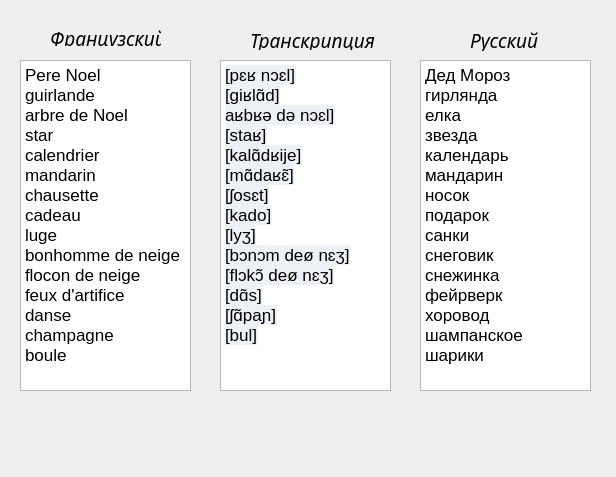
<?xml version="1.0" encoding="UTF-8"?>
<ui version="4.0">
 <class>dict2</class>
 <widget class="QWidget" name="dict2">
  <property name="geometry">
   <rect>
    <x>0</x>
    <y>0</y>
    <width>616</width>
    <height>477</height>
   </rect>
  </property>
  <property name="windowTitle">
   <string>Form</string>
  </property>
  <widget class="QTextBrowser" name="textBrowser">
   <property name="geometry">
    <rect>
     <x>20</x>
     <y>60</y>
     <width>171</width>
     <height>331</height>
    </rect>
   </property>
   <property name="html">
    <string>&lt;!DOCTYPE HTML PUBLIC &quot;-//W3C//DTD HTML 4.0//EN&quot; &quot;http://www.w3.org/TR/REC-html40/strict.dtd&quot;&gt;
&lt;html&gt;&lt;head&gt;&lt;meta name=&quot;qrichtext&quot; content=&quot;1&quot; /&gt;&lt;style type=&quot;text/css&quot;&gt;
p, li { white-space: pre-wrap; }
&lt;/style&gt;&lt;/head&gt;&lt;body style=&quot; font-family:'.SF NS Text'; font-size:13pt; font-weight:400; font-style:normal;&quot;&gt;
&lt;p style=&quot; margin-top:0px; margin-bottom:0px; margin-left:0px; margin-right:0px; -qt-block-indent:0; text-indent:0px;&quot;&gt;Pere Noel&lt;/p&gt;
&lt;p style=&quot; margin-top:0px; margin-bottom:0px; margin-left:0px; margin-right:0px; -qt-block-indent:0; text-indent:0px;&quot;&gt;guirlande&lt;/p&gt;
&lt;p style=&quot; margin-top:0px; margin-bottom:0px; margin-left:0px; margin-right:0px; -qt-block-indent:0; text-indent:0px;&quot;&gt;arbre de Noel&lt;/p&gt;
&lt;p style=&quot; margin-top:0px; margin-bottom:0px; margin-left:0px; margin-right:0px; -qt-block-indent:0; text-indent:0px;&quot;&gt;star&lt;/p&gt;
&lt;p style=&quot; margin-top:0px; margin-bottom:0px; margin-left:0px; margin-right:0px; -qt-block-indent:0; text-indent:0px;&quot;&gt;calendrier&lt;/p&gt;
&lt;p style=&quot; margin-top:0px; margin-bottom:0px; margin-left:0px; margin-right:0px; -qt-block-indent:0; text-indent:0px;&quot;&gt;mandarin&lt;/p&gt;
&lt;p style=&quot; margin-top:0px; margin-bottom:0px; margin-left:0px; margin-right:0px; -qt-block-indent:0; text-indent:0px;&quot;&gt;chausette&lt;/p&gt;
&lt;p style=&quot; margin-top:0px; margin-bottom:0px; margin-left:0px; margin-right:0px; -qt-block-indent:0; text-indent:0px;&quot;&gt;cadeau&lt;/p&gt;
&lt;p style=&quot; margin-top:0px; margin-bottom:0px; margin-left:0px; margin-right:0px; -qt-block-indent:0; text-indent:0px;&quot;&gt;luge&lt;/p&gt;
&lt;p style=&quot; margin-top:0px; margin-bottom:0px; margin-left:0px; margin-right:0px; -qt-block-indent:0; text-indent:0px;&quot;&gt;bonhomme de neige&lt;/p&gt;
&lt;p style=&quot; margin-top:0px; margin-bottom:0px; margin-left:0px; margin-right:0px; -qt-block-indent:0; text-indent:0px;&quot;&gt;flocon de neige&lt;/p&gt;
&lt;p style=&quot; margin-top:0px; margin-bottom:0px; margin-left:0px; margin-right:0px; -qt-block-indent:0; text-indent:0px;&quot;&gt;feux d'artifice&lt;/p&gt;
&lt;p style=&quot; margin-top:0px; margin-bottom:0px; margin-left:0px; margin-right:0px; -qt-block-indent:0; text-indent:0px;&quot;&gt;danse&lt;/p&gt;
&lt;p style=&quot; margin-top:0px; margin-bottom:0px; margin-left:0px; margin-right:0px; -qt-block-indent:0; text-indent:0px;&quot;&gt;champagne&lt;/p&gt;
&lt;p style=&quot; margin-top:0px; margin-bottom:0px; margin-left:0px; margin-right:0px; -qt-block-indent:0; text-indent:0px;&quot;&gt;boule&lt;/p&gt;&lt;/body&gt;&lt;/html&gt;</string>
   </property>
  </widget>
  <widget class="QTextBrowser" name="textBrowser_2">
   <property name="geometry">
    <rect>
     <x>220</x>
     <y>60</y>
     <width>171</width>
     <height>331</height>
    </rect>
   </property>
   <property name="html">
    <string>&lt;!DOCTYPE HTML PUBLIC &quot;-//W3C//DTD HTML 4.0//EN&quot; &quot;http://www.w3.org/TR/REC-html40/strict.dtd&quot;&gt;
&lt;html&gt;&lt;head&gt;&lt;meta name=&quot;qrichtext&quot; content=&quot;1&quot; /&gt;&lt;style type=&quot;text/css&quot;&gt;
p, li { white-space: pre-wrap; }
&lt;/style&gt;&lt;/head&gt;&lt;body style=&quot; font-family:'.SF NS Text'; font-size:13pt; font-weight:400; font-style:normal;&quot;&gt;
&lt;p style=&quot; margin-top:0px; margin-bottom:0px; margin-left:0px; margin-right:0px; -qt-block-indent:0; text-indent:0px;&quot;&gt;&lt;span style=&quot; font-family:'-apple-system,BlinkMacSystemFont,Roboto,Helvetica Neue,sans-serif'; color:#000000; background-color:#edf0f5;&quot;&gt;[pɛʁ nɔɛl]&lt;/span&gt;&lt;/p&gt;
&lt;p style=&quot; margin-top:0px; margin-bottom:0px; margin-left:0px; margin-right:0px; -qt-block-indent:0; text-indent:0px;&quot;&gt;&lt;span style=&quot; font-family:'-apple-system,BlinkMacSystemFont,Roboto,Helvetica Neue,sans-serif'; color:#000000; background-color:#edf0f5;&quot;&gt;[ɡiʁlɑ̃d]&lt;/span&gt;&lt;/p&gt;
&lt;p style=&quot; margin-top:0px; margin-bottom:0px; margin-left:0px; margin-right:0px; -qt-block-indent:0; text-indent:0px;&quot;&gt;&lt;span style=&quot; font-family:'-apple-system,BlinkMacSystemFont,Roboto,Helvetica Neue,sans-serif'; color:#000000; background-color:#edf0f5;&quot;&gt;aʁbʁə də nɔɛl]&lt;/span&gt;&lt;/p&gt;
&lt;p style=&quot; margin-top:0px; margin-bottom:0px; margin-left:0px; margin-right:0px; -qt-block-indent:0; text-indent:0px;&quot;&gt;&lt;span style=&quot; font-family:'-apple-system,BlinkMacSystemFont,Roboto,Helvetica Neue,sans-serif'; color:#000000; background-color:#edf0f5;&quot;&gt;[staʁ]&lt;/span&gt;&lt;/p&gt;
&lt;p style=&quot; margin-top:0px; margin-bottom:0px; margin-left:0px; margin-right:0px; -qt-block-indent:0; text-indent:0px;&quot;&gt;&lt;span style=&quot; font-family:'-apple-system,BlinkMacSystemFont,Roboto,Helvetica Neue,sans-serif'; color:#000000; background-color:#edf0f5;&quot;&gt;[kalɑ̃dʁije]&lt;/span&gt;&lt;/p&gt;
&lt;p style=&quot; margin-top:0px; margin-bottom:0px; margin-left:0px; margin-right:0px; -qt-block-indent:0; text-indent:0px;&quot;&gt;&lt;span style=&quot; font-family:'-apple-system,BlinkMacSystemFont,Roboto,Helvetica Neue,sans-serif'; color:#000000; background-color:#edf0f5;&quot;&gt;[mɑ̃daʁɛ̃]&lt;/span&gt;&lt;/p&gt;
&lt;p style=&quot; margin-top:0px; margin-bottom:0px; margin-left:0px; margin-right:0px; -qt-block-indent:0; text-indent:0px;&quot;&gt;&lt;span style=&quot; font-family:'-apple-system,BlinkMacSystemFont,Roboto,Helvetica Neue,sans-serif'; color:#000000; background-color:#edf0f5;&quot;&gt;[ʃosɛt]&lt;/span&gt;&lt;/p&gt;
&lt;p style=&quot; margin-top:0px; margin-bottom:0px; margin-left:0px; margin-right:0px; -qt-block-indent:0; text-indent:0px;&quot;&gt;&lt;span style=&quot; font-family:'-apple-system,BlinkMacSystemFont,Roboto,Helvetica Neue,sans-serif'; color:#000000; background-color:#edf0f5;&quot;&gt;[kado]&lt;/span&gt;&lt;/p&gt;
&lt;p style=&quot; margin-top:0px; margin-bottom:0px; margin-left:0px; margin-right:0px; -qt-block-indent:0; text-indent:0px;&quot;&gt;&lt;span style=&quot; font-family:'-apple-system,BlinkMacSystemFont,Roboto,Helvetica Neue,sans-serif'; color:#000000; background-color:#edf0f5;&quot;&gt;[lyʒ]&lt;/span&gt;&lt;/p&gt;
&lt;p style=&quot; margin-top:0px; margin-bottom:0px; margin-left:0px; margin-right:0px; -qt-block-indent:0; text-indent:0px;&quot;&gt;&lt;span style=&quot; font-family:'-apple-system,BlinkMacSystemFont,Roboto,Helvetica Neue,sans-serif'; color:#000000; background-color:#edf0f5;&quot;&gt;[bɔnɔm deø nɛʒ]&lt;/span&gt;&lt;/p&gt;
&lt;p style=&quot; margin-top:0px; margin-bottom:0px; margin-left:0px; margin-right:0px; -qt-block-indent:0; text-indent:0px;&quot;&gt;&lt;span style=&quot; font-family:'-apple-system,BlinkMacSystemFont,Roboto,Helvetica Neue,sans-serif'; color:#000000; background-color:#edf0f5;&quot;&gt;[flɔkɔ̃ deø nɛʒ]&lt;/span&gt;&lt;/p&gt;
&lt;p style=&quot; margin-top:0px; margin-bottom:0px; margin-left:0px; margin-right:0px; -qt-block-indent:0; text-indent:0px;&quot;&gt;&lt;span style=&quot; font-family:'-apple-system,BlinkMacSystemFont,Roboto,Helvetica Neue,sans-serif'; color:#000000; background-color:#edf0f5;&quot;&gt;[dɑ̃s]&lt;/span&gt;&lt;/p&gt;
&lt;p style=&quot; margin-top:0px; margin-bottom:0px; margin-left:0px; margin-right:0px; -qt-block-indent:0; text-indent:0px;&quot;&gt;&lt;span style=&quot; font-family:'-apple-system,BlinkMacSystemFont,Roboto,Helvetica Neue,sans-serif'; color:#000000; background-color:#edf0f5;&quot;&gt;[ʃɑ̃paɲ]&lt;/span&gt;&lt;/p&gt;
&lt;p style=&quot; margin-top:0px; margin-bottom:0px; margin-left:0px; margin-right:0px; -qt-block-indent:0; text-indent:0px;&quot;&gt;&lt;span style=&quot; font-family:'-apple-system,BlinkMacSystemFont,Roboto,Helvetica Neue,sans-serif'; color:#000000; background-color:#edf0f5;&quot;&gt;[bul]&lt;/span&gt;&lt;/p&gt;&lt;/body&gt;&lt;/html&gt;</string>
   </property>
  </widget>
  <widget class="QTextBrowser" name="textBrowser_3">
   <property name="geometry">
    <rect>
     <x>420</x>
     <y>60</y>
     <width>171</width>
     <height>331</height>
    </rect>
   </property>
   <property name="html">
    <string>&lt;!DOCTYPE HTML PUBLIC &quot;-//W3C//DTD HTML 4.0//EN&quot; &quot;http://www.w3.org/TR/REC-html40/strict.dtd&quot;&gt;
&lt;html&gt;&lt;head&gt;&lt;meta name=&quot;qrichtext&quot; content=&quot;1&quot; /&gt;&lt;style type=&quot;text/css&quot;&gt;
p, li { white-space: pre-wrap; }
&lt;/style&gt;&lt;/head&gt;&lt;body style=&quot; font-family:'.SF NS Text'; font-size:13pt; font-weight:400; font-style:normal;&quot;&gt;
&lt;p style=&quot; margin-top:0px; margin-bottom:0px; margin-left:0px; margin-right:0px; -qt-block-indent:0; text-indent:0px;&quot;&gt;Дед Мороз&lt;/p&gt;
&lt;p style=&quot; margin-top:0px; margin-bottom:0px; margin-left:0px; margin-right:0px; -qt-block-indent:0; text-indent:0px;&quot;&gt;гирлянда&lt;/p&gt;
&lt;p style=&quot; margin-top:0px; margin-bottom:0px; margin-left:0px; margin-right:0px; -qt-block-indent:0; text-indent:0px;&quot;&gt;елка&lt;/p&gt;
&lt;p style=&quot; margin-top:0px; margin-bottom:0px; margin-left:0px; margin-right:0px; -qt-block-indent:0; text-indent:0px;&quot;&gt;звезда&lt;/p&gt;
&lt;p style=&quot; margin-top:0px; margin-bottom:0px; margin-left:0px; margin-right:0px; -qt-block-indent:0; text-indent:0px;&quot;&gt;календарь&lt;/p&gt;
&lt;p style=&quot; margin-top:0px; margin-bottom:0px; margin-left:0px; margin-right:0px; -qt-block-indent:0; text-indent:0px;&quot;&gt;мандарин&lt;/p&gt;
&lt;p style=&quot; margin-top:0px; margin-bottom:0px; margin-left:0px; margin-right:0px; -qt-block-indent:0; text-indent:0px;&quot;&gt;носок&lt;/p&gt;
&lt;p style=&quot; margin-top:0px; margin-bottom:0px; margin-left:0px; margin-right:0px; -qt-block-indent:0; text-indent:0px;&quot;&gt;подарок&lt;/p&gt;
&lt;p style=&quot; margin-top:0px; margin-bottom:0px; margin-left:0px; margin-right:0px; -qt-block-indent:0; text-indent:0px;&quot;&gt;санки&lt;/p&gt;
&lt;p style=&quot; margin-top:0px; margin-bottom:0px; margin-left:0px; margin-right:0px; -qt-block-indent:0; text-indent:0px;&quot;&gt;снеговик&lt;/p&gt;
&lt;p style=&quot; margin-top:0px; margin-bottom:0px; margin-left:0px; margin-right:0px; -qt-block-indent:0; text-indent:0px;&quot;&gt;снежинка&lt;/p&gt;
&lt;p style=&quot; margin-top:0px; margin-bottom:0px; margin-left:0px; margin-right:0px; -qt-block-indent:0; text-indent:0px;&quot;&gt;фейрверк&lt;/p&gt;
&lt;p style=&quot; margin-top:0px; margin-bottom:0px; margin-left:0px; margin-right:0px; -qt-block-indent:0; text-indent:0px;&quot;&gt;хоровод&lt;/p&gt;
&lt;p style=&quot; margin-top:0px; margin-bottom:0px; margin-left:0px; margin-right:0px; -qt-block-indent:0; text-indent:0px;&quot;&gt;шампанское&lt;/p&gt;
&lt;p style=&quot; margin-top:0px; margin-bottom:0px; margin-left:0px; margin-right:0px; -qt-block-indent:0; text-indent:0px;&quot;&gt;шарики&lt;/p&gt;&lt;/body&gt;&lt;/html&gt;</string>
   </property>
  </widget>
  <widget class="QLabel" name="label">
   <property name="geometry">
    <rect>
     <x>50</x>
     <y>30</y>
     <width>111</width>
     <height>16</height>
    </rect>
   </property>
   <property name="font">
    <font>
     <family>Brokgauz &amp; Efron</family>
     <pointsize>14</pointsize>
     <italic>true</italic>
    </font>
   </property>
   <property name="text">
    <string>Французский</string>
   </property>
  </widget>
  <widget class="QLabel" name="label_2">
   <property name="geometry">
    <rect>
     <x>250</x>
     <y>30</y>
     <width>131</width>
     <height>20</height>
    </rect>
   </property>
   <property name="font">
    <font>
     <family>Brokgauz &amp; Efron</family>
     <pointsize>14</pointsize>
     <italic>true</italic>
    </font>
   </property>
   <property name="text">
    <string>Транскрипция</string>
   </property>
  </widget>
  <widget class="QLabel" name="label_3">
   <property name="geometry">
    <rect>
     <x>470</x>
     <y>30</y>
     <width>71</width>
     <height>21</height>
    </rect>
   </property>
   <property name="font">
    <font>
     <family>Brokgauz &amp; Efron</family>
     <pointsize>14</pointsize>
     <italic>true</italic>
    </font>
   </property>
   <property name="text">
    <string>Русский</string>
   </property>
  </widget>
 </widget>
 <resources/>
 <connections/>
</ui>
